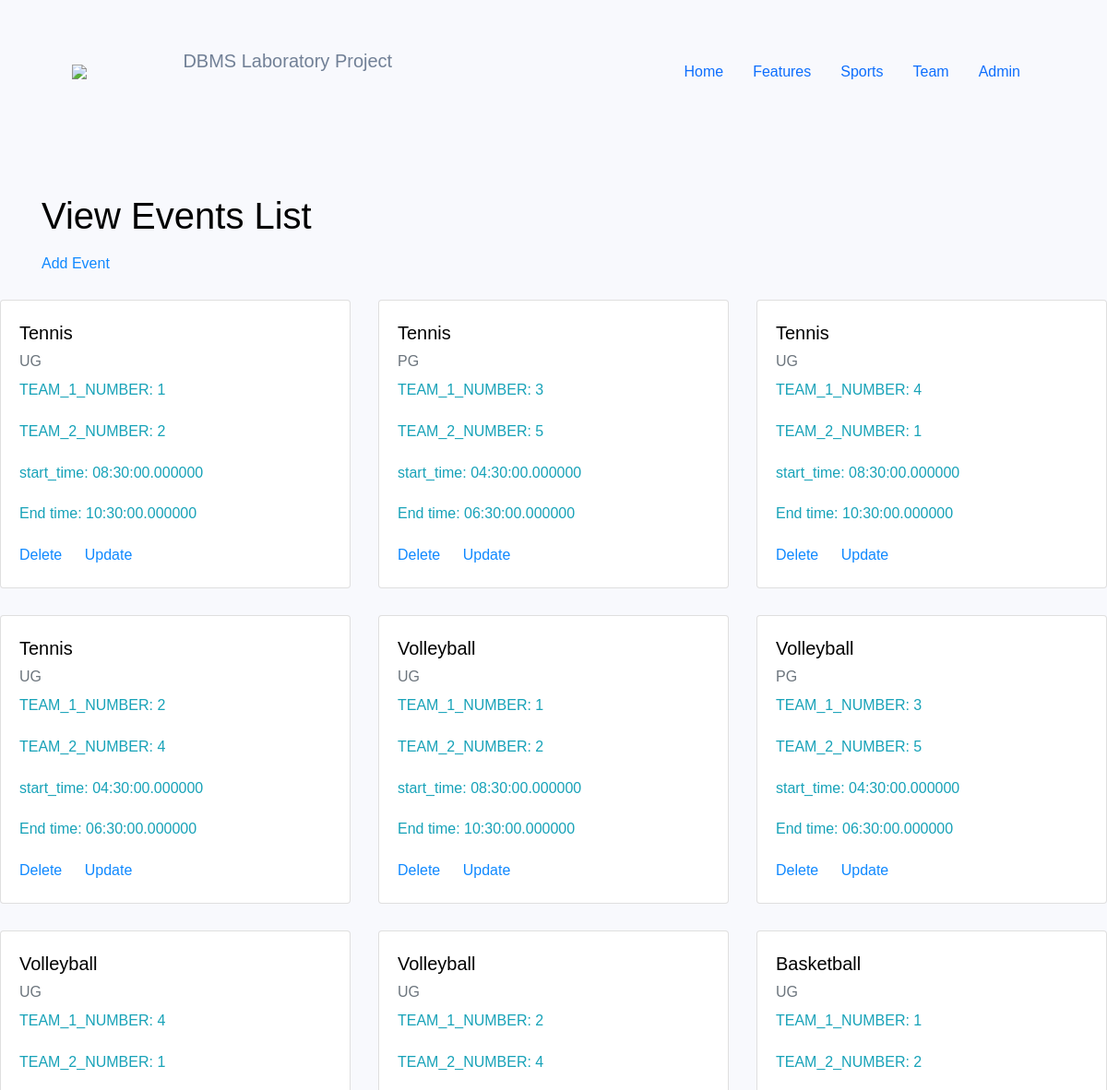
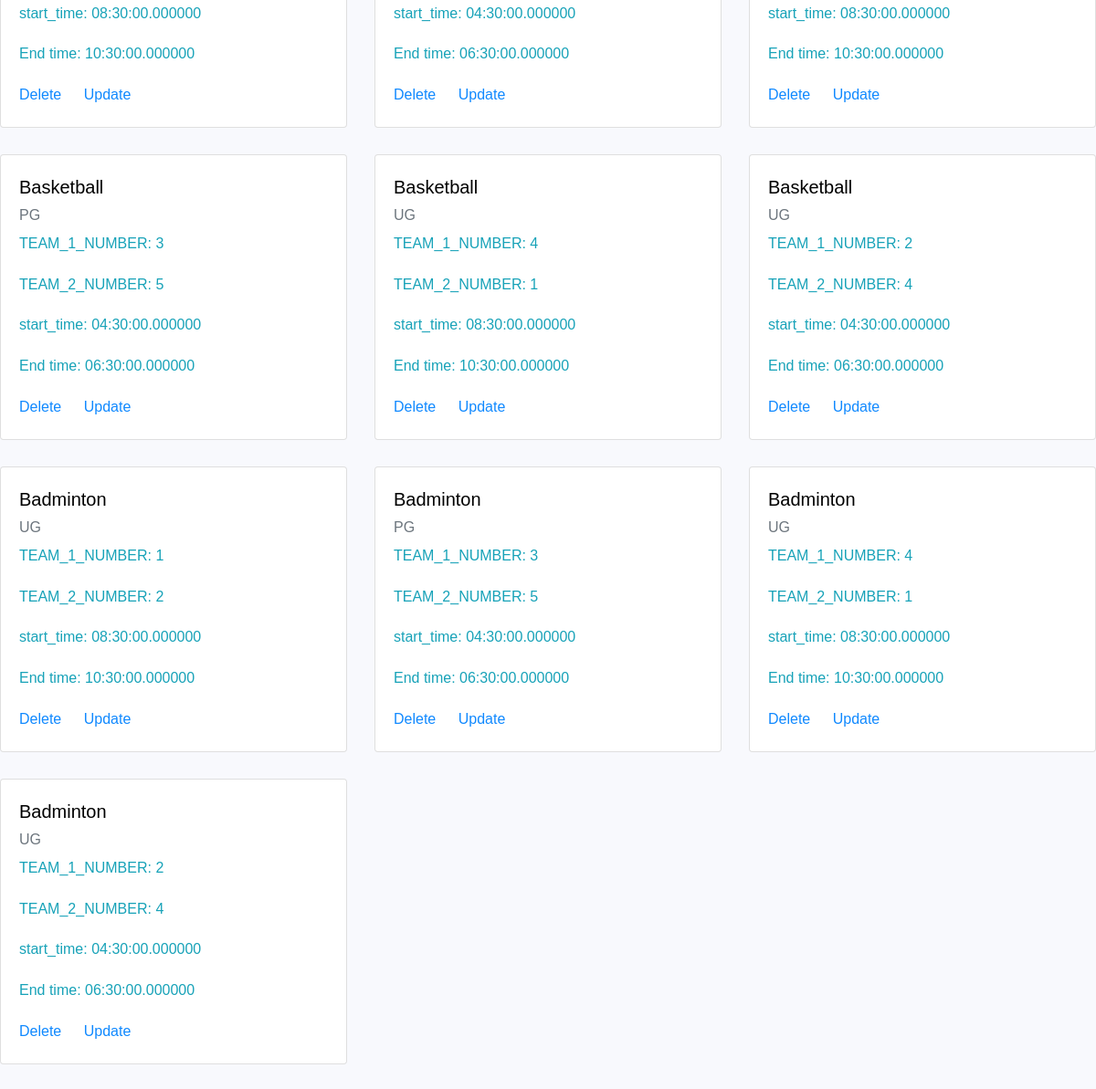
/admin/ouput.php, run on the app's committed database (2 pictures, top to bottom).
### tables this page shows
CREATE TABLE `schedule` (
  `id` int(100) NOT NULL,
  `team_1_number` int(100) NOT NULL,
  `team_2_number` int(100) NOT NULL,
  `category` varchar(100) NOT NULL,
  `sport` varchar(100) NOT NULL,
  `start_time` time(6) NOT NULL,
  `end_time` time(6) NOT NULL,
  `court_number` int(100) NOT NULL,
  `Date` date NOT NULL
);

### admin/ouput.php (the view, shortened to what this page needs)
<?php
include("../include/connection.php");
$q= "select * from schedule";
$query=mysqli_query($connect,$q);
?>
<!DOCTYPE html>
<html>
<head>
    <link href="https://unpkg.com/tailwindcss@^1.0/dist/tailwind.min.css" rel="stylesheet">
</head>
<body>
	<?php
    include ("../include/header.php");
    ?>
<div class="container mt-5">
          <div class="row">
              <div class="col-lg-8">
                  <h1>View Events List</h1>
                  <a href="addevent.php">Add Event</a>
              </div>
            </div>
</div>
<div class="row mt-4">
            <?php
                while ($qq=mysqli_fetch_array($query))
                {
            ?>
            <div class="col-lg-4">
                <div class="card">
                    <div class="card-body">
                        <h5 class="card-title">
                            <?php echo $qq['sport']; ?>
                        </h5>
                        <h6 class="card-subtitle mb-2 text-muted">
                            <?php echo
                            $qq['category']; ?>
                        </h6>
                        <p class="text-info">TEAM_1_NUMBER:
                        	<?php echo
                            $qq['team_1_number']; ?>
                        </p>
                        <p class="text-info">TEAM_2_NUMBER:
                        	<?php echo
                            $qq['team_2_number']; ?>
                        </p>
                        <p class="text-info">start_time:
                        	<?php echo
                            $qq['start_time']; ?>
                        </p>
                        <p class="text-info">End time:
                        	<?php echo
                            $qq['end_time']; ?>
                        </p>
                        <a href=
                        "delete.php?id=<?php echo $qq['id']; ?>"
                            class="card-link">
                            Delete
                        </a>
                        <a href=
                        "update.php?id=<?php echo $qq['id']; ?>"
                            class="card-link">
                            Update
                        </a>
                    </div>
                </div><br>
            </div>
            <?php
                }
            ?>
        </div>
</body>
</html>

### data on the page
schedule: sport "Tennis", category "UG", team_1_number "1", team_2_number "2", start_time "08:30:00.000000", end_time "10:30:00.000000"
schedule: sport "Tennis", category "PG", team_1_number "3", team_2_number "5", start_time "04:30:00.000000", end_time "06:30:00.000000"
schedule: sport "Tennis", category "UG", team_1_number "4", team_2_number "1", start_time "08:30:00.000000", end_time "10:30:00.000000"
schedule: sport "Tennis", category "UG", team_1_number "2", team_2_number "4", start_time "04:30:00.000000", end_time "06:30:00.000000"
schedule: sport "Volleyball", category "UG", team_1_number "1", team_2_number "2", start_time "08:30:00.000000", end_time "10:30:00.000000"
schedule: sport "Volleyball", category "PG", team_1_number "3", team_2_number "5", start_time "04:30:00.000000", end_time "06:30:00.000000"
schedule: sport "Volleyball", category "UG", team_1_number "4", team_2_number "1", start_time "08:30:00.000000", end_time "10:30:00.000000"
schedule: sport "Volleyball", category "UG", team_1_number "2", team_2_number "4", start_time "04:30:00.000000", end_time "06:30:00.000000"
schedule: sport "Basketball", category "UG", team_1_number "1", team_2_number "2", start_time "08:30:00.000000", end_time "10:30:00.000000"
schedule: sport "Basketball", category "PG", team_1_number "3", team_2_number "5", start_time "04:30:00.000000", end_time "06:30:00.000000"
schedule: sport "Basketball", category "UG", team_1_number "4", team_2_number "1", start_time "08:30:00.000000", end_time "10:30:00.000000"
schedule: sport "Basketball", category "UG", team_1_number "2", team_2_number "4", start_time "04:30:00.000000", end_time "06:30:00.000000"
schedule: sport "Badminton", category "UG", team_1_number "1", team_2_number "2", start_time "08:30:00.000000", end_time "10:30:00.000000"
schedule: sport "Badminton", category "PG", team_1_number "3", team_2_number "5", start_time "04:30:00.000000", end_time "06:30:00.000000"
schedule: sport "Badminton", category "UG", team_1_number "4", team_2_number "1", start_time "08:30:00.000000", end_time "10:30:00.000000"
schedule: sport "Badminton", category "UG", team_1_number "2", team_2_number "4", start_time "04:30:00.000000", end_time "06:30:00.000000"
